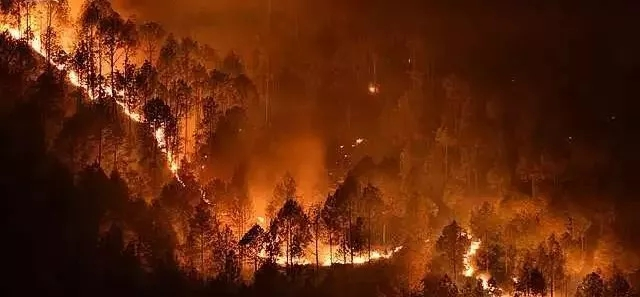
#> input picture BSP/applications/test.jpg, 640 x 297 px
$ python save_image.py
#> lines starting #> are read from the running program, lines starting #| are printed output that depends on the picture
# coding=utf-8
'''
@ Summary: resize image & save int
@ Update:

@ file:    save_image.py
@ version: 1.0.0

@ Author:  Lebhoryi@gmail.com
@ Date:    2021/6/30 下午4:57
'''
import cv2
from pathlib import Path

IMG_SIZE = (320, 240)

def scale_image(image_path):
#> called with image_path = './test.jpg'
    img = cv2.imread(image_path)
#> img is the input picture: shape (297, 640, 3); mean B, G, R 12, 38.1, 94.4
    img = cv2.cvtColor(img, cv2.COLOR_BGR2RGB)
    img = cv2.resize(img, IMG_SIZE)
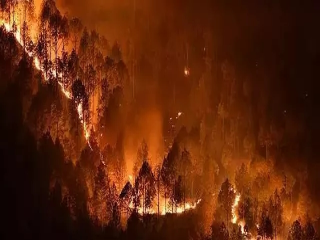
#> img: shape (240, 320, 3); mean R, G, B 94.3, 38, 11.9
    return img


def save_txt(image, file):
    with open(file, "w+") as f:
        print(f"#ifndef _{file.stem.upper()}_H_\n#define _{file.stem.upper()}_H_\n", file=f)
        print(f"const static uint8_t {file.stem.upper()}[] __attribute__((aligned(128))) = {'{'}", file=f)
        print(", ".join(map(lambda i: str(i), image.flatten())), file=f)
        print("};\n\n#endif", file=f)

    print(f"save image to {file} done.")


def main():
    image_path = "./test.jpg"
    image_txt = Path("./test.h")
    img = scale_image(image_path)
    save_txt(img, image_txt)


if __name__ == "__main__":
    main()
